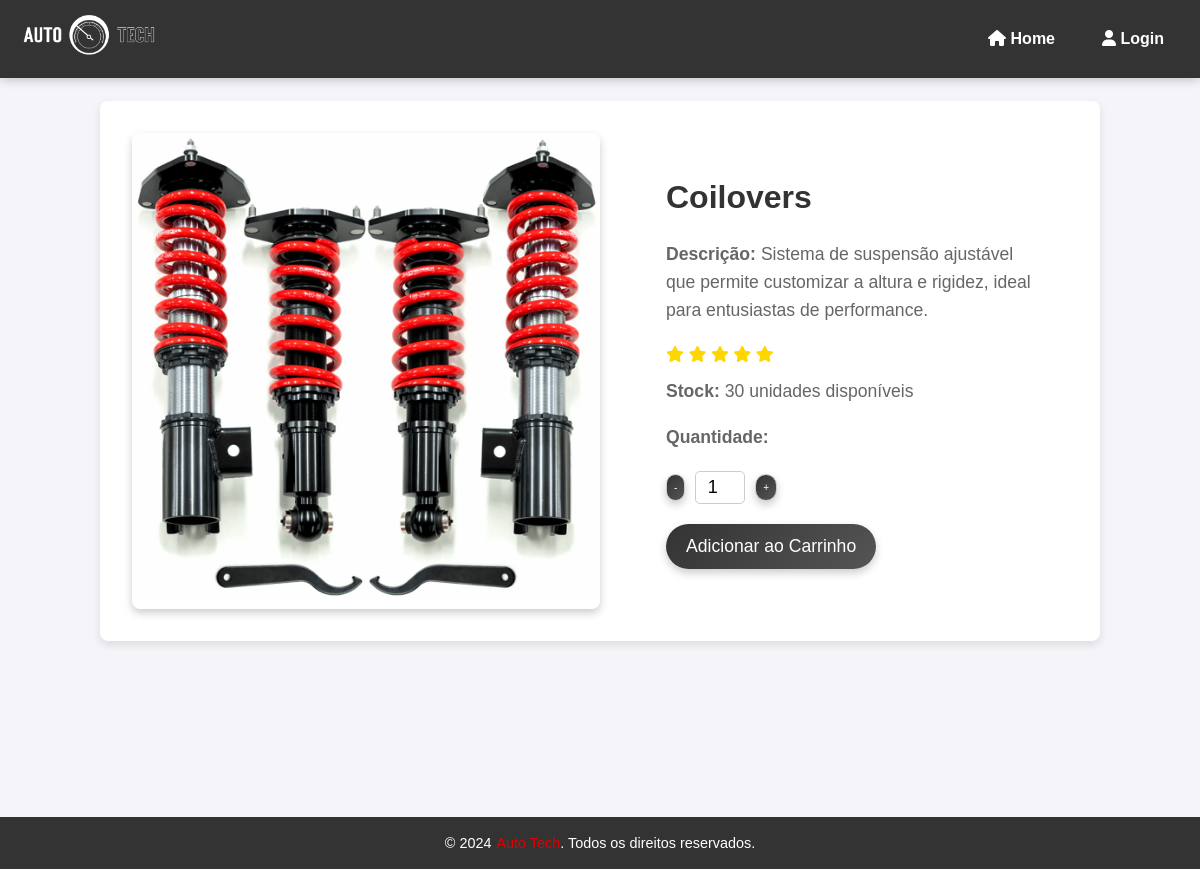
Page /produtos/Coilovers on the committed database.
### main.py (models this page shows)
class Produto(db.Model):
    id = db.Column(db.Integer, primary_key=True)
    nome = db.Column(db.String(64), nullable=False)
    preco = db.Column(db.Float, nullable=False)
    descricao = db.Column(db.String(255))
    stock = db.Column(db.Integer, nullable=False)
    rating = db.Column(db.Integer, nullable=False)

### main.py (the view)
@app.route('/produtos/<string:nome>')
def produto(nome):
    produto_encontrado = Produto.query.filter_by(nome=nome).first()
    if not produto_encontrado:
        return render_template('404.html', name="Produto Não Encontrado"), 404
    return render_template('product-single.html', produto=produto_encontrado, name=nome)

### templates/product-single.html (shortened to what this page needs)
{% extends 'core/base.html' %}
{% block main %}
<main>
    <section class="product-detail">
        <div class="product-image">
            <img src="{{ url_for('static', filename='images/' + produto.nome + '.png') }}" alt="{{ produto.nome }}" class="animated fadeInUp">
        </div>
        <div class="details">
            <h2 class="product-name animated fadeInUp">{{ produto.nome }}</h2>
            <p><strong>Descrição:</strong> {{ produto.descricao }}</p>
            <div class="rating">
                {% for i in range(1, 6) %}
                    <span class="fa fa-star {% if produto['rating'] >= i %}checked{% endif %}"></span>
                {% endfor %}
            </div>
            <p><strong>Stock:</strong> {{ produto.stock }} unidades disponíveis</p>
            <p><strong>Quantidade:</strong></p>
            <div class="quantity-selector">
                <button class="decrease">-</button>
                <input type="number" value="1" min="1" max="{{ produto.stock }}" id="quantity" class="quantity-input">
                <button class="increase">+</button>
            </div>
            <button class="add-to-cart animated fadeInUp">Adicionar ao Carrinho</button>
        </div>
    </section>
</main>
{% endblock %}

### static/css/style.css (style rules this page uses)
* { margin: 0; padding: 0; box-sizing: border-box; }
.checked { color: orange; }
button { background: linear-gradient(135deg, #333, #555); color: #fff; padding: 12px 20px; border: none; border-radius: 25px; cursor: pointer; font-size: 1em; transition: background-color 0.3s ease, transform 0.3s ease, box-shadow 0.3s ease; box-shadow: 0 4px 8px rgba(0, 0, 0, 0.2); }
.animated { animation-duration: 1s; animation-timing-function: ease-out; }
.fadeInUp { animation-name: fadeInUp; }
.product-detail { display: flex; justify-content: flex-start !important; align-items: flex-start; padding: 2em; background-color: #fff; border-radius: 8px; box-shadow: 0 4px 8px rgba(0, 0, 0, 0.1); margin: 2em auto; max-width: 1000px !important; width: 100% !important; position: flex; overflow: hidden; }
.product-image { width: 50%; margin-right: 50px; height: auto; border-radius: 8px; box-shadow: 0 4px 8px rgba(0, 0, 0, 0.2); object-fit: cover; }
.details { padding: 1em; max-width: 500px; text-align: left; z-index: 1; }
.product-name { font-size: 2.5em; margin-bottom: 10px; color: #333; }
.rating { margin: 10px 0; }
.checked { color: #FFD700; }
.add-to-cart { background-color: #28a745; color: white; padding: 12px 25px; border: none; border-radius: 5px; font-size: 18px; cursor: pointer; margin-top: 20px; transition: background-color 0.3s; }
.quantity-selector { display: flex; align-items: center; margin-top: 20px; }
.quantity-selector button { font-size: 10px; background-color: #f1f1f1; border: 1px solid #ccc; padding: 7px; cursor: pointer; }
.quantity-selector input { width: 50px; text-align: center; font-size: 18px; margin: 0 10px; padding: 5px; border: 1px solid #ccc; border-radius: 5px; }
.product-detail { display: flex; justify-content: center; align-items: center; padding: 2em; background-color: #fff; border-radius: 8px; box-shadow: 0 4px 8px rgba(0, 0, 0, 0.1); margin: 2em auto; max-width: 800px; }
.product-image img { max-width: 100%; border-radius: 8px; }
.details { padding: 1em; max-width: 400px; text-align: left; }
.details h2 { font-size: 2em; color: #333; margin-bottom: 0.5em; }
.details p { font-size: 1.1em; color: #666; margin-bottom: 1em; }
.add-to-cart { background: linear-gradient(135deg, #333, #555); color: #fff; padding: 12px 20px; border: none; border-radius: 25px; cursor: pointer; font-size: 1.1em; transition: background-color 0.3s ease, transform 0.3s ease, box-shadow 0.3s ease; }
main { flex: 1; }

### rows in the picture
Produto: nome (picture), nome "Coilovers", descricao "Sistema de suspensão ajustável que permite customizar a altura e rigidez, ideal para entusiastas de performance.", rating 5 (drawn), stock "30"
